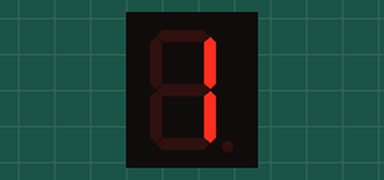
The sketch below on a simulated Arduino Uno, built with avr-gcc and run on an emulated ATmega328P. Parts: 1-digit seven-segment display.

Above: at 0.15 s.
At 0.75 s:
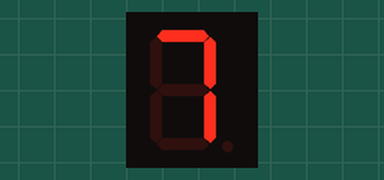
At 1.35 s:
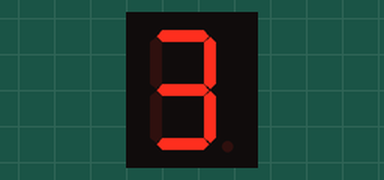

Measured:
- by itself, everything shown: repeats every 1.0 s, in 10 steps

The sketch:

7seg_lib_test.ino
```cpp
#include "SevSeg.h"
SevSeg sevseg; //Instantiate a seven segment object

void setup() {
  byte numDigits = 1;   // Number of displays
  byte digitPins[] = {10};  // Power/GND pins
  byte segmentPins[] = {2, 3, 4, 5, 6, 7, 8};
  bool resistorsOnSegments = true; // 'false' means resistors are on digit pins
  byte hardwareConfig = COMMON_ANODE; // See README.md for options
  bool updateWithDelays = false; // Default 'false' is Recommended
  bool leadingZeros = false; // Use 'true' if you'd like to keep the leading zeros
  bool disableDecPoint = true; // Use 'true' if your decimal point doesn't exist or isn't connected. Then, you only need to specify 7 segmentPins[]

  sevseg.begin(hardwareConfig, numDigits, digitPins, segmentPins, resistorsOnSegments,
  updateWithDelays, leadingZeros, disableDecPoint);
  sevseg.setBrightness(1);
}

void loop() {
  static unsigned long timer = millis();
  static int deciSeconds = 0;

  if (millis() - timer >= 100) {
    timer += 100;
    deciSeconds++; // 100 milliSeconds is equal to 1 deciSecond

    if (deciSeconds == 10) { // Reset to 0 after counting for 1 seconds.
      deciSeconds=0;
    }
    sevseg.setNumber(deciSeconds, 1);
  }

  sevseg.refreshDisplay(); // Must run repeatedly
}
```
